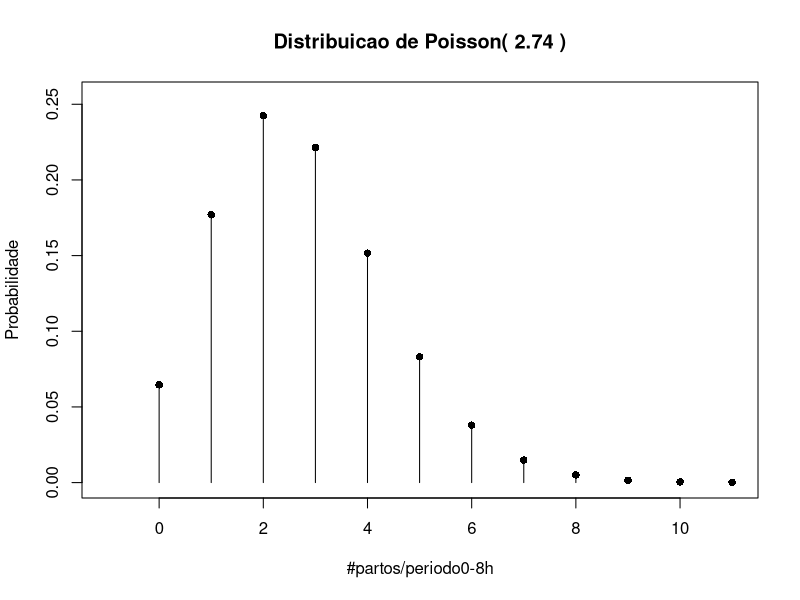

Recreate this plot in R.
sink("exemplo14_Poisson.txt")
lambda <- 1000/365
m <- lambda
dp <- sqrt(lambda)
X <- 0:(m+5*dp)
cat("X ~ Poisson(lambda =", round(lambda,2),")\n")
cat("Media de X =",round(m,2),"\n")
cat("Desvio-padrao de X =",round(dp,2),"\n")
probs <- dpois(x=X,lambda=lambda)
cat("P(X>=5) =",sum(probs[X>=5]),"\n")
probsacum <- ppois(q=X,lambda=lambda)
tbl <- data.frame(X,probs,probsacum)
npartos95 <- max(which(tbl$probsacum<=.95))
cat("Numero de partos que satisfaz pelo menos 95% da demanda no periodo =",
    npartos95,"\n")
npartos99 <- max(which(tbl$probsacum<=.99))
cat("Numero minimo de leitos que satisfaz pelo menos 99% da demanda no periodo =",
    npartos99,"\n")
round(tbl,6)
sink()
pdf("exemplo14_Poisson.pdf")
plot(X,probs,type="h",
     xlim=c(-1,(m+5*dp)),ylim=c(0,1.05*max(probs)), 
     main=paste("Distribuicao de Poisson(",round(lambda,2),")"),
     lwd=1,col="black",ylab="Probabilidade",xlab="#partos/periodo0-8h")
points(X,probs,pch=16,cex=1,col="black")
dev.off()
